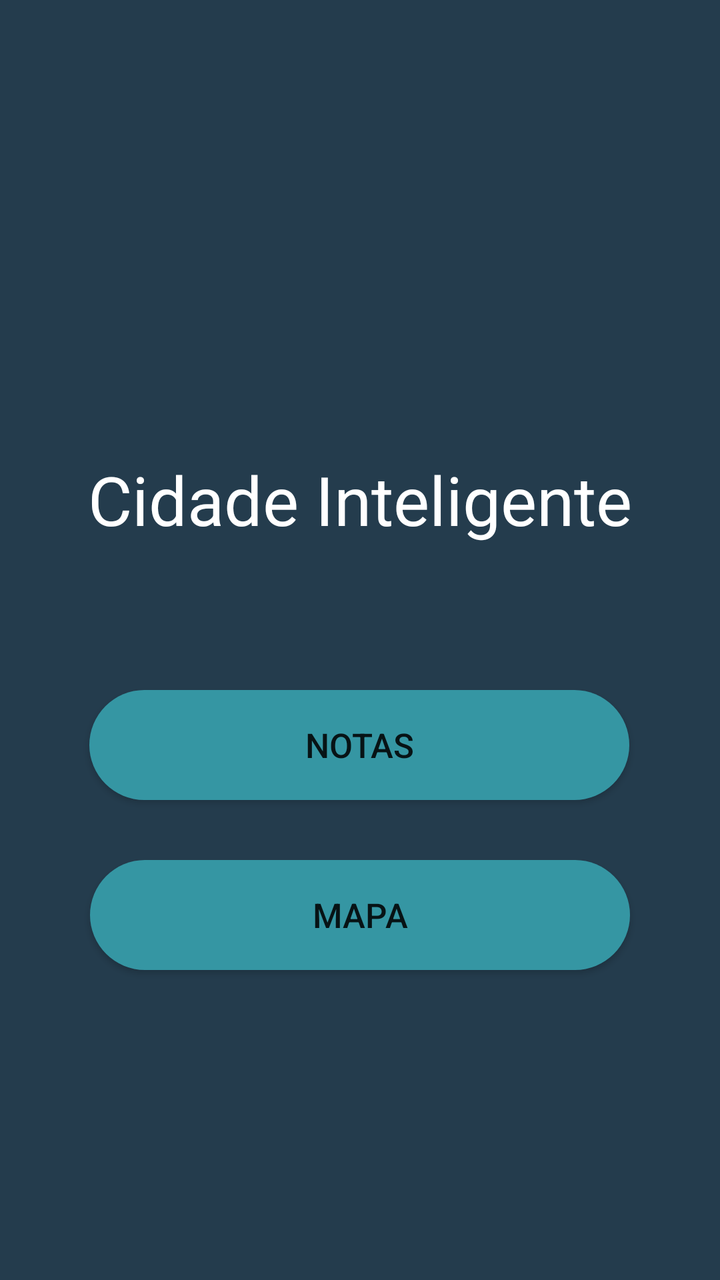
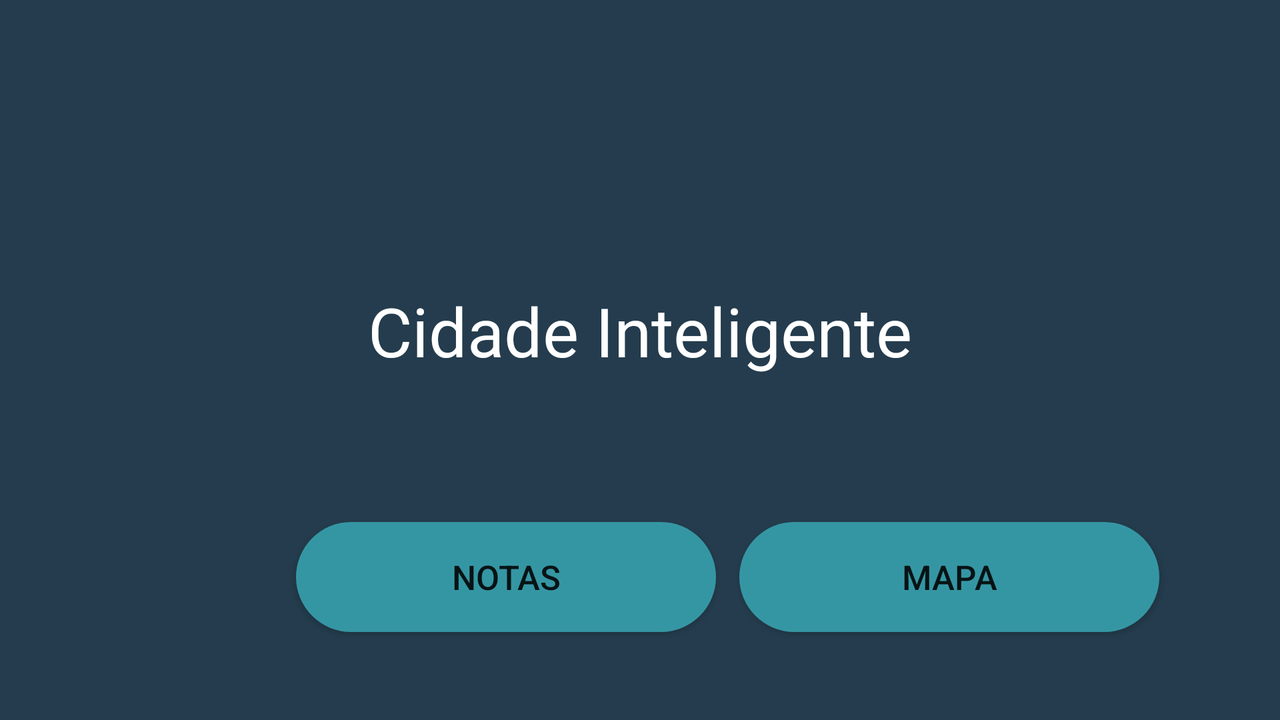

Compare how this app lays out the same screen by default and in its alternative resource folder. The renders come first, then the two layout files and the values they reference.
<!-- AndroidManifest.xml: application theme Theme.ComputacaoMovel2021 -->
<!-- res/layout/activity_main.xml -->
<?xml version="1.0" encoding="utf-8"?>
<androidx.constraintlayout.widget.ConstraintLayout xmlns:android="http://schemas.android.com/apk/res/android"
    xmlns:app="http://schemas.android.com/apk/res-auto"
    xmlns:tools="http://schemas.android.com/tools"
    android:layout_width="match_parent"
    android:layout_height="match_parent"
    android:background="#243C4D"
    tools:context=".MainActivity">


    <ImageView
        android:id="@+id/imageView"
        android:layout_width="wrap_content"
        android:layout_height="wrap_content"
        android:layout_marginBottom="22dp"
        app:layout_constraintBottom_toTopOf="@+id/textView"
        app:layout_constraintEnd_toEndOf="parent"
        app:layout_constraintHorizontal_bias="0.51"
        app:layout_constraintStart_toStartOf="parent"
        app:srcCompat="@drawable/logo" />

    <TextView
        android:id="@+id/textView"
        android:layout_width="wrap_content"
        android:layout_height="wrap_content"
        android:text="@string/cidade_inteligente"
        android:textColor="#FFFFFF"
        android:textSize="34sp"
        app:layout_constraintBottom_toBottomOf="parent"
        app:layout_constraintLeft_toLeftOf="parent"
        app:layout_constraintRight_toRightOf="parent"
        app:layout_constraintTop_toTopOf="parent"
        app:layout_constraintVertical_bias="0.382" />

    <Button
        android:id="@+id/button"
        android:layout_width="270dp"
        android:layout_height="55dp"
        android:layout_marginBottom="240dp"
        android:background="@drawable/botao_redondo_home"
        android:radius="100dp"
        android:text="@string/notas"
        android:textSize="17sp"
        app:layout_constraintBottom_toBottomOf="parent"
        app:layout_constraintEnd_toEndOf="parent"
        app:layout_constraintHorizontal_bias="0.498"
        app:layout_constraintStart_toStartOf="parent" />

    <Button
        android:id="@+id/button2"
        android:layout_width="270dp"
        android:layout_height="55dp"
        android:layout_marginTop="30dp"
        android:background="@drawable/botao_redondo_home"
        android:text="@string/mapa"
        android:textSize="17sp"
        app:layout_constraintEnd_toEndOf="parent"
        app:layout_constraintHorizontal_bias="0.501"
        app:layout_constraintStart_toStartOf="parent"
        app:layout_constraintTop_toBottomOf="@+id/button" />



</androidx.constraintlayout.widget.ConstraintLayout>
<!-- resources referenced by this layout -->
<resources>
  <!-- drawable botao_redondo_home (drawable) -->
  <?xml version="1.0" encoding="utf-8"?>
  <shape xmlns:android="http://schemas.android.com/apk/res/android"
      android:shape="rectangle">
  
      <solid android:color="#3596A3"/>
      <corners android:radius="110dp"/>
  
  </shape>
  <string name="cidade_inteligente">Cidade Inteligente</string>
  <string name="mapa">Mapa</string>
  <string name="notas">Notas</string>
  <style name="Theme.ComputacaoMovel2021" parent="Theme.AppCompat.DayNight.NoActionBar">
          
          <item name="colorPrimary">@color/purple_500</item>
          <item name="colorPrimaryVariant">@color/black</item>
          <item name="colorOnPrimary">@color/black</item>
          
          <item name="colorSecondary">@color/teal_200</item>
          <item name="colorSecondaryVariant">@color/teal_700</item>
          <item name="colorOnSecondary">@color/black</item>
          
          <item name="android:statusBarColor" tools:targetApi="l">?attr/colorPrimaryVariant</item>
          
      </style>
</resources>
<!-- res/layout-land/activity_main.xml (the author's variant of the layout above) -->
<!-- drawn on the phone turned sideways -->
<?xml version="1.0" encoding="utf-8"?>
<androidx.constraintlayout.widget.ConstraintLayout xmlns:android="http://schemas.android.com/apk/res/android"
    xmlns:app="http://schemas.android.com/apk/res-auto"
    xmlns:tools="http://schemas.android.com/tools"
    android:layout_width="match_parent"
    android:layout_height="match_parent"
    android:background="#243C4D"
    tools:context=".MainActivity">


    <ImageView
        android:id="@+id/imageView"
        android:layout_width="180dp"
        android:layout_height="120dp"
        android:layout_marginBottom="4dp"
        app:layout_constraintBottom_toTopOf="@+id/textView"
        app:layout_constraintEnd_toEndOf="parent"
        app:layout_constraintStart_toStartOf="parent"
        app:srcCompat="@drawable/logo" />

    <TextView
        android:id="@+id/textView"
        android:layout_width="wrap_content"
        android:layout_height="wrap_content"
        android:text="@string/cidade_inteligente"
        android:textColor="#FFFFFF"
        android:textSize="34sp"
        app:layout_constraintBottom_toBottomOf="parent"
        app:layout_constraintLeft_toLeftOf="parent"
        app:layout_constraintRight_toRightOf="parent"
        app:layout_constraintTop_toTopOf="parent"
        app:layout_constraintVertical_bias="0.453" />

    <Button
        android:id="@+id/button"
        android:layout_width="210dp"
        android:layout_height="55dp"
        android:layout_marginStart="148dp"
        android:layout_marginBottom="44dp"
        android:background="@drawable/botao_redondo_home"
        android:radius="100dp"
        android:text="@string/notas"
        android:textSize="17sp"
        app:layout_constraintBottom_toBottomOf="parent"
        app:layout_constraintStart_toStartOf="parent" />

    <Button
        android:id="@+id/button2"
        android:layout_width="210dp"
        android:layout_height="55dp"
        android:layout_marginBottom="44dp"
        android:background="@drawable/botao_redondo_home"
        android:onClick="butaoLoginPagina"
        android:text="@string/mapa"
        android:textSize="17sp"
        app:layout_constraintBottom_toBottomOf="parent"
        app:layout_constraintEnd_toEndOf="parent"
        app:layout_constraintHorizontal_bias="0.163"
        app:layout_constraintStart_toEndOf="@+id/button" />


</androidx.constraintlayout.widget.ConstraintLayout>
